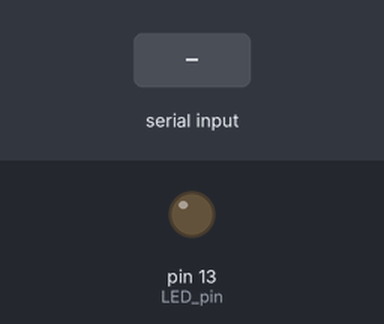
This sketch was run on a simulated Arduino Uno, built with avr-gcc and run on an emulated ATmega328P. Shown: output pins drawn as LEDs (lit = HIGH). The inputs (shaded band) are chosen by the test bench.

Above: at 1.2 s.
1.3 s: "1" received over the second serial link
At 2.5 s:
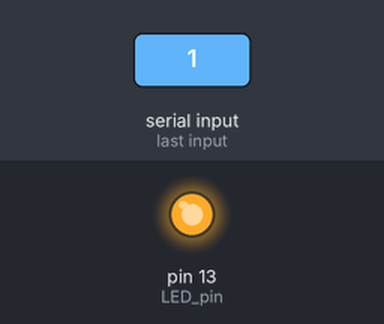
2.8 s: "0" received over the second serial link
At 3.6 s:
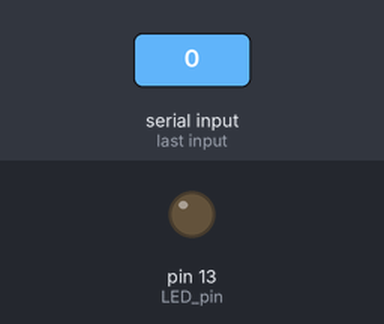
Timing chart, 0 to 5.8 s (numbered marks = the images above; inputs shaded):
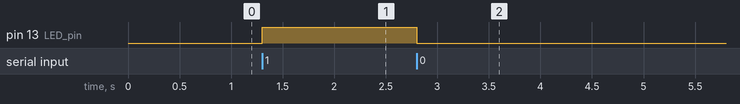

Measured:
- after the input at 1.3 s, pin 13 (LED_pin): LOW → HIGH at once
- after the input at 2.8 s, pin 13 (LED_pin): HIGH → LOW at once

The sketch:

bluetooth_LED_ON_OFF_2022-08-25.ino
```cpp
/*
 * 블루투스를 통해 스마트폰으로 아두이노 보드의 LED를 ON/OFF한다.
 *
 * 파일명: bluetooth_LED_ON_OFF_2022-08-25.ino
 *
 * 2022.08.25
 * 박영기
 */

#include <SoftwareSerial.h> // 소프트웨어로 시리얼 통신을 하는 라이브러리를 포함한다.

int LED_pin = 13; // 출력할 핀의 이름은 LED_pin이라 하고, 13번 핀으로 지정한다.
char on_off; // 읽어들인 문자를 보관하는 변수

SoftwareSerial BTSerial(2, 3); // 시리얼 통신을 하는 함수를 BTSerial이라 한다.
                               // 수신은 2번 핀, 발신은 3번 핀으로 한다.

void setup()
{
  BTSerial.begin(9600); // 블루투스 통신을 시작한다. 스마트폰 사용.
  pinMode(LED_pin, OUTPUT); // LED_pin을 출력으로 지정한다.
  digitalWrite(LED_pin, LOW); // LED_pin에 0V를 보낸다. 처음에는 꺼져 있게 한다.
}

void loop()
{
  if (BTSerial.available()) // 블루투스 모듈로 문자가 들어오면,
  {
    on_off = BTSerial.read(); // 블루투스로 받은 문자를 on_off에 저장한다.

    switch(on_off) // on_off의 값에 따라 해당되는 case문을 실행한다.
    {
      case '1': // on_off에 저장된 문자가 '1'인 경우
      {
        digitalWrite(LED_pin, HIGH); // LED_pin(13번 핀)에 5V를 보낸다.
        break; // 이 경우를 끝낸다.
      }

      case '0': // on_off에 저장된 문자가 '0'인 경우
      {
        digitalWrite(LED_pin, LOW); // LED_pin에 0V를 보낸다.
        break; // 이 경우를 끝낸다.
      }

      default: // 위 경우가 아닌 경우
      {
        BTSerial.println("입력을 잘못했습니다.");
        BTSerial.println("1: LED ON, 0: LED OFF");
        break; // 이 경우를 끝낸다.
      }
    }
  }
}
```
